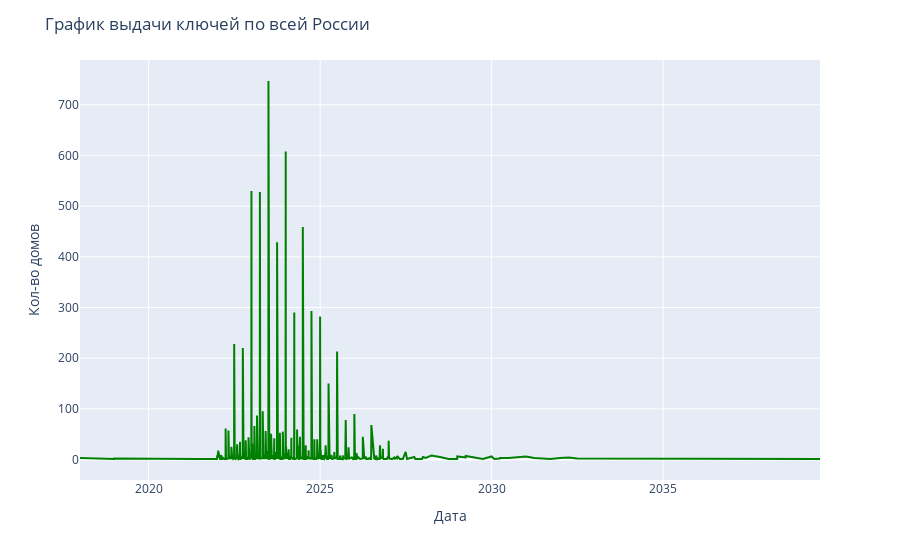

Notebook source saved alongside this figure:
### Code cell
df = df_dom.groupby('objTransferPlanDt').agg({'objTransferPlanDt':'count'})
fig = px.line(df, x=df.index, y='objTransferPlanDt',color_discrete_sequence  = ['green'])
fig.update_layout(xaxis_title="Дата",yaxis_title="Кол-во домов", title='График выдачи ключей по всей России')
fig.update_traces(hoverinfo="all", hovertemplate="Дата: %{x}<br>Кол-во домов: %{y}")
fig.show()

### Figure 1 — Plotly figure (JSON) as saved in the notebook; plotly's stock layout.template omitted (floating-point values rounded to 4 significant figures; data arrays with more than 128 entries replaced by an {"elided": "..."} marker saying what was removed)
{"data": [{"hoverinfo": "all", "hovertemplate": "Дата: %{x}<br>Кол-во домов: %{y}", "legendgroup": "", "line": {"color": "green", "dash": "solid"}, "mode": "lines", "name": "", "orientation": "v", "showlegend": false, "type": "scatter", "x": {"elided": "880 str values"}, "xaxis": "x", "y": {"elided": "880 int values"}, "yaxis": "y"}], "layout": {"legend": {"tracegroupgap": 0}, "margin": {"t": 60}, "title": {"text": "График выдачи ключей по всей России"}, "xaxis": {"anchor": "y", "domain": [0, 1], "title": {"text": "Дата"}}, "yaxis": {"anchor": "x", "domain": [0, 1], "title": {"text": "Кол-во домов"}}}}
